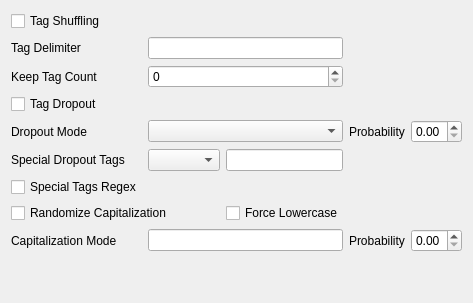
     <widget class="QWidget" name="tab_3">
      <attribute name="title">
       <string>Text Augmentation</string>
      </attribute>
      <layout class="QGridLayout" name="gridLayout_4">
       <item row="2" column="1">
        <widget class="QLabel" name="label_24">
         <property name="text">
          <string>Keep Tag Count</string>
         </property>
         <property name="buddy">
          <cstring>keepTagCountSbx</cstring>
         </property>
        </widget>
       </item>
       <item row="2" column="2" colspan="2">
        <widget class="QSpinBox" name="keepTagCountSbx">
         <property name="toolTip">
          <string>The number of tags at the start of the caption that are not shuffled or dropped</string>
         </property>
        </widget>
       </item>
       <item row="5" column="3">
        <widget class="QLineEdit" name="specialDropoutTagsLed"/>
       </item>
       <item row="5" column="2">
        <widget class="QComboBox" name="specialDropoutTagsCmb">
         <property name="toolTip">
          <string>List of tags which will be whitelisted/blacklisted by dropout. 'Whitelist' tags will never be dropped but all others may be, 'Blacklist' tags may be dropped but all others will never be, 'None' may drop any tags. Can specify either a delimiter-separated list in the field, or a file path to a .txt or .csv file with entries separated by newlines</string>
         </property>
        </widget>
       </item>
       <item row="3" column="1">
        <widget class="QCheckBox" name="tagDropoutCbx">
         <property name="toolTip">
          <string>Enables random dropout for tags in the captions</string>
         </property>
         <property name="text">
          <string>Tag Dropout</string>
         </property>
        </widget>
       </item>
       <item row="1" column="2" colspan="2">
        <widget class="QLineEdit" name="tagDelimiterLed">
         <property name="toolTip">
          <string>The delimiter between tags</string>
         </property>
        </widget>
       </item>
       <item row="9" column="2">
        <spacer name="verticalSpacer_3">
         <property name="orientation">
          <enum>Qt::Orientation::Vertical</enum>
         </property>
         <property name="sizeHint" stdset="0">
          <size>
           <width>20</width>
           <height>40</height>
          </size>
         </property>
        </spacer>
       </item>
       <item row="8" column="1">
        <widget class="QLabel" name="label_28">
         <property name="text">
          <string>Capitalization Mode</string>
         </property>
         <property name="buddy">
          <cstring>capitalizationModeLed</cstring>
         </property>
        </widget>
       </item>
       <item row="8" column="5">
        <widget class="QDoubleSpinBox" name="capitalizationProbabilitySbx">
         <property name="toolTip">
          <string>Probability to randomize capitialization of each tag, from 0 to 1</string>
         </property>
         <property name="maximum">
          <double>1.000000000000000</double>
         </property>
         <property name="singleStep">
          <double>0.100000000000000</double>
         </property>
        </widget>
       </item>
       <item row="1" column="1">
        <widget class="QLabel" name="label_23">
         <property name="text">
          <string>Tag Delimiter</string>
         </property>
         <property name="buddy">
          <cstring>tagDelimiterLed</cstring>
         </property>
        </widget>
       </item>
       <item row="7" column="3">
        <widget class="QCheckBox" name="forceLowercaseCbx">
         <property name="toolTip">
          <string>If enabled, converts the caption to lowercase before any further processing</string>
         </property>
         <property name="text">
          <string>Force Lowercase</string>
         </property>
        </widget>
       </item>
       <item row="0" column="1">
        <widget class="QCheckBox" name="tagShufflingCbx">
         <property name="toolTip">
          <string>Enables tag shuffling</string>
         </property>
         <property name="text">
          <string>Tag Shuffling</string>
         </property>
        </widget>
       </item>
       <item row="5" column="1">
        <widget class="QLabel" name="label_27">
         <property name="text">
          <string>Special Dropout Tags</string>
         </property>
         <property name="buddy">
          <cstring>specialDropoutTagsCmb</cstring>
         </property>
        </widget>
       </item>
       <item row="4" column="2" colspan="2">
        <widget class="QComboBox" name="dropoutModeCmb">
         <property name="toolTip">
          <string>Method used to drop captions. 'Full' will drop the entire caption past the 'kept' tags with a certain probability, 'Random' will drop individual tags with the set probability, and 'Random Weighted' will linearly increase the probability of dropping tags, more likely to preseve tags near the front with full probability to drop at the end</string>
         </property>
        </widget>
       </item>
       <item row="4" column="1">
        <widget class="QLabel" name="label_25">
         <property name="text">
          <string>Dropout Mode</string>
         </property>
         <property name="buddy">
          <cstring>dropoutModeCmb</cstring>
         </property>
        </widget>
       </item>
       <item row="6" column="1">
        <widget class="QCheckBox" name="specialTagsRegexCbx">
         <property name="toolTip">
          <string>Interpret special tags with regex, such as 'photo.*' to match 'photo, photograph, photon' but not 'telephoto'. Includes exception for '/(' and '/)' syntax found in many booru/e6 tags</string>
         </property>
         <property name="text">
          <string>Special Tags Regex</string>
         </property>
        </widget>
       </item>
       <item row="8" column="4">
        <widget class="QLabel" name="label_29">
         <property name="text">
          <string>Probability</string>
         </property>
        </widget>
       </item>
       <item row="8" column="2" colspan="2">
        <widget class="QLineEdit" name="capitalizationModeLed">
         <property name="toolTip">
          <string>Comma-separated list of types of capitalization randomization to perform. 'capslock' for ALL CAPS, 'title' for First Letter Of Every Word, 'first' for First word only, 'random' for rAndOMiZeD lEtTERs</string>
         </property>
        </widget>
       </item>
       <item row="4" column="5">
        <widget class="QDoubleSpinBox" name="dropoutProbabilitySbx">
         <property name="toolTip">
          <string>Probability to drop tags, from 0 to 1</string>
         </property>
         <property name="maximum">
          <double>1.000000000000000</double>
         </property>
         <property name="singleStep">
          <double>0.100000000000000</double>
         </property>
        </widget>
       </item>
       <item row="7" column="1" colspan="2">
        <widget class="QCheckBox" name="randomizeCapitalizationCbx">
         <property name="toolTip">
          <string>Enables randomization of capitalization for tags in the caption</string>
         </property>
         <property name="text">
          <string>Randomize Capitalization</string>
         </property>
        </widget>
       </item>
       <item row="4" column="4">
        <widget class="QLabel" name="label_26">
         <property name="text">
          <string>Probability</string>
         </property>
         <property name="buddy">
          <cstring>dropoutProbabilitySbx</cstring>
         </property>
        </widget>
       </item>
      </layout>
     </widget>
